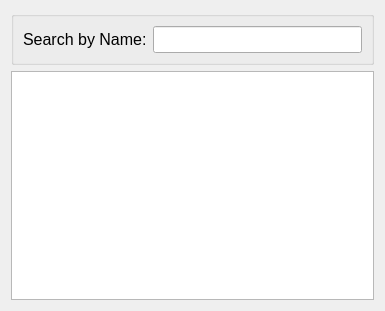
<?xml version="1.0" encoding="UTF-8"?>
<ui version="4.0">
 <class>veiw_people_form</class>
 <widget class="QWidget" name="veiw_people_form">
  <property name="geometry">
   <rect>
    <x>0</x>
    <y>0</y>
    <width>385</width>
    <height>311</height>
   </rect>
  </property>
  <property name="font">
   <font>
    <pointsize>12</pointsize>
   </font>
  </property>
  <property name="windowTitle">
   <string>Person Data</string>
  </property>
  <layout class="QVBoxLayout" name="verticalLayout">
   <item>
    <widget class="QGroupBox" name="groupBox">
     <property name="title">
      <string/>
     </property>
     <layout class="QHBoxLayout" name="horizontalLayout">
      <item>
       <widget class="QLabel" name="label">
        <property name="text">
         <string>Search by Name:</string>
        </property>
       </widget>
      </item>
      <item>
       <widget class="QLineEdit" name="le_search"/>
      </item>
     </layout>
    </widget>
   </item>
   <item>
    <widget class="QTableView" name="view_people_table"/>
   </item>
  </layout>
 </widget>
 <resources/>
 <connections/>
</ui>
